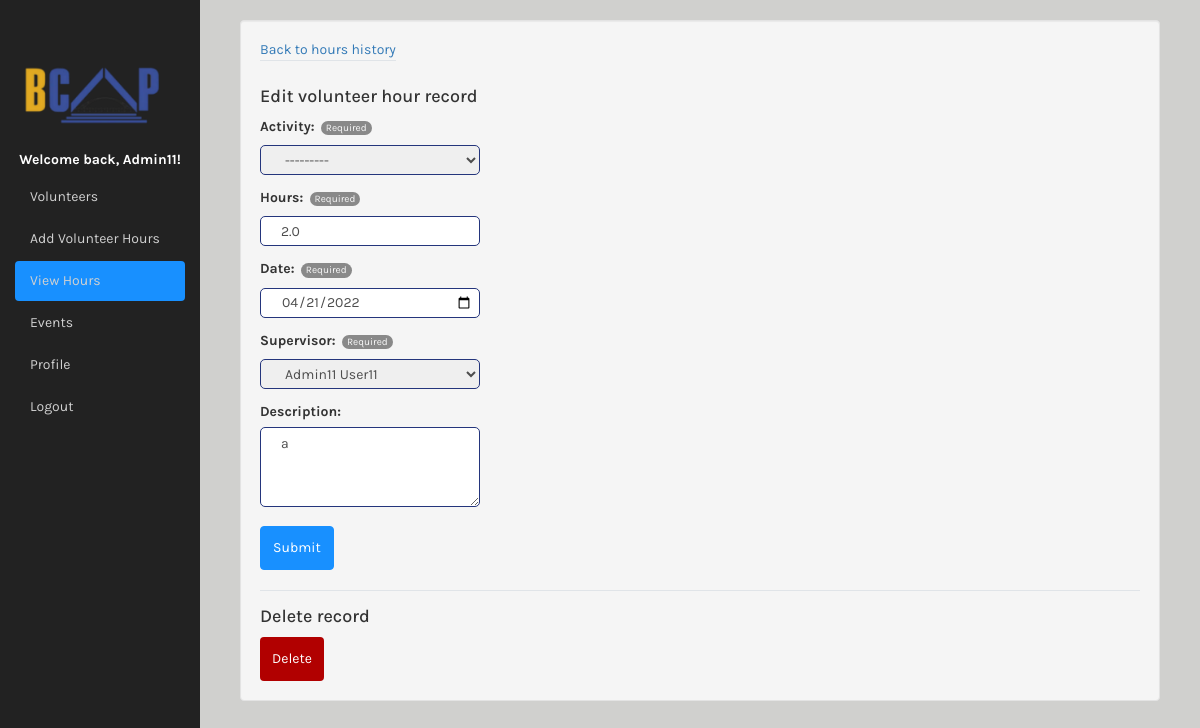
/edit_individual_hours/?id=2 (signed in), run on the app's committed database.
### bcap373_app/models.py (models this page shows, shortened)
class VolunteerRecord(models.Model):
	activity = models.ForeignKey(EventModel, on_delete=models.SET_NULL, null=True)
	hours = models.FloatField(blank=False)
	date = models.DateField(auto_now=False, auto_now_add=False, blank=False)
	supervisor = models.ForeignKey(User, on_delete=models.SET_NULL, null=True, limit_choices_to={'is_staff': True}, related_name='supervisor')
	description = models.CharField(max_length=1000, blank=True, default='')
	owner = models.ForeignKey(User, on_delete=models.CASCADE, blank=True, null=True)

### bcap373_app/views.py (the view)
# urls.py: path('edit_individual_hours/', views.edit_individual_hours, name="edit_individual_hours"),
@login_required
def edit_individual_hours(request):
   if request.user.is_staff:
      record_id = request.GET.get('id', '')
      if record_id != '':
         if request.method == "POST":
            form = VolunteerRecordForm(request.POST, instance=VolunteerRecord.objects.get(id=record_id))
            if form.is_valid():
               record = form.save(commit = False)
               record.owner = request.user
               record.save()
               messages.success(request, 'Hour record updated successfully.')
               return redirect('/history')
         else:
            try:
               form = VolunteerRecordForm(instance=VolunteerRecord.objects.get(id=record_id))
               return render(request, "edit_individual_hours.html", {"form": form, "user": request.user})
            except:
               messages.error(request, 'Invalid ID.')
               return redirect('/history')
      else:
         messages.error(request, 'Invalid ID.')
         return redirect('/history')
   else:
      messages.error(request, 'You are not authorized to perform this action.')
      return redirect('/history')

### bcap373_app/forms.py
class VolunteerRecordForm(forms.ModelForm):
    class Meta:
        model = VolunteerRecord
        fields = ('activity', 'hours', 'date', 'supervisor', 'description')
        hours = forms.FloatField(min_value=0)
        widgets = {
            'date' : DateInput(attrs={'id': 'dateTimePicker'}),
            'hours' : NumberInput(attrs={'id': 'form_hours', 'step': "0.25", 'min': 0.25}),
            'description' : forms.Textarea(attrs={'id': 'form_desc','rows':4, 'cols':20})
        }

### bcap373_app/models.py (called while the page is built)
def get_user_name(self):
	uid = self.id
	profile = Profile.objects.get(id=uid)
	return str(profile).title()

	def __str__(self):
		return self.name

	def __str__(self):
		return "{} {}".format(self.user.first_name, self.user.last_name)

### templates/edit_individual_hours.html (shortened to what this page needs)
{% extends "base.html" %}
{% load static %}
{% block pageContent %}
<div class="col-sm custom-grid">
    <div class="well">
        <div class="top-header">
            <div>
                <a href="/history">Back to hours history</a>
                <div class="tools"></div>
            </div>
        </div>
        <form method="POST" id="form" style="width: 0%;"> {% csrf_token %}
            <div class="align-fields-general">
                <h4>Edit volunteer hour record</h4>
                {% for field in form %}
                <p>
                    <div class="align-labels">
                        {% if field.field.required %}
                            {{ field.label_tag }}
                            <div class="required-circle"><p class="required-circle-inner">Required</p></div>
                        {% else %}
                            {{ field.label_tag }}
                        {% endif %} <br/>
                    </div>
                    <div class="align-fields">
                        {{ field }}
                    </div>
                </p>
                {% endfor %}
            </div>
            <button class="btn wide-btn btn-primary" type="submit" form="form">Submit</button>
        </form>
        <br/>
        <div class="tools"></div>
        <h4>Delete record</h4>
        <button class="btn btn-primary px-2 m-3 danger" type="submit" form="form"><a href="/delete_volunteer_record/?id={{request.GET.id}}" onclick="return confirm('Are you sure you would like to delete this volunteer record?')" style="color:white;">Delete</a></button>
        <br/>
    </div>
</div>
{% endblock pageContent%}

### templates/base.html (shortened to what this page needs)
{% load static %}
<!DOCTYPE html>
<html lang="en">
{% block pageHeader %}
<head>
    <link rel="stylesheet" href="https://maxcdn.bootstrapcdn.com/bootstrap/3.4.1/css/bootstrap.min.css">
    <link rel="stylesheet" type="text/css" href="{% static 'bcap373_app/css/main.css' %}">
</head>
{% endblock pageHeader%}
<body>
    <div class="container-fluid">
      <div class="row content">
        <div class="col-sm-3 sidenav hidden-xs sidebar">
            <div class = "logo1">
              <img class=" nav-bar-image" src="{% static 'bcap373_app/img/bcap373_logo.png' %}">
            </div>
            <ul class="nav nav-pills nav-stacked">
                <li><h5 class="navbar-user">Welcome back, {{ user.first_name }}!</h5></li>
                {% if user.is_staff %}
                  <li {% if request.resolver_match.url_name == 'volunteers' %}class="active"{% endif %}><a href="/volunteers">Volunteers</a></li>
                {% endif %}
                <li {% if request.resolver_match.url_name == 'add_individual_hours' %}class="active"{% endif %}><a href="/add_individual_hours">Add Volunteer Hours</a></li>
                <li {% if request.resolver_match.url_name == 'history' or request.resolver_match.url_name == 'edit_individual_hours' %}class="active"{% endif %}><a href="/history">View Hours</a></li>
                {% if user.is_staff %}
                  <li {% if request.resolver_match.url_name == 'events' or request.resolver_match.url_name == 'update_event' %}class="active"{% endif %}><a href="/events">Events</a></li>
                {% endif %}
                <li ><a href="{% url 'profile' %}">Profile</a></li>
                <li><a href="{% url 'logout' %}">Logout</a></li>
            </ul><br>
        </div>
        <br>
        {% block pageContent %}{% endblock pageContent %}
      </div>
    </div>
</body>
</html>

### bcap373_app/static/bcap373_app/css/main.css (style rules this page uses)
* { box-sizing: border-box; }
body { font-family: "Karla", sans-serif; background-color: #d0d0ce; }
.logo1 { margin-top:40px; }
.logo1 img, .nav-bar-image { width: 90%; height: 100%; }
.custom-grid { margin-left: 240px; margin-right: 40px; }
.danger { background: #b10000 !important; color: white !important; border: 0px !important; }
.top-header { display: flex; justify-content:space-between }
.navbar-user { text-align: center; font-weight: bold; color: white; }
ul.nav.nav-pills.nav-stacked a { color: #d1d1d1; }
.nav-pills>li.active>a, .nav-pills>li.active>a:focus, .nav-pills>li.active>a:hover { background-color: #1890FF; color: white; }
.btn { border: 1px solid #1890ff; }
.btn-primary { background-color: #1890FF; height: 44px; }
.sidenav { background-color: #222222; height: 100%; width: 200px !important; position: fixed; }
input, select, textarea { padding: 6px; font-size: 14px; border: 1px solid #24357c; height: 44px; width: 200px;; font-weight: normal; padding-left: 20px; color: #4D4D4D; border-radius: 5px; margin-bottom: 3px; }
input[type=number], input[type=date], select { height: 30px; }
textarea { height: 80px; }
.align-fields select, .align-fields input, .align-fields textarea { width: 100%; }
.align-fields-general { width: 220px; margin: auto; }
.align-labels { text-align: left; }
.align-fields { text-align: center; }
.tools { display: flex; justify-content: space-between; align-items: center; border-bottom: 1px solid #e0e4e8; margin-bottom: 16px; }
.required-circle-inner { position: relative; background: #898989; color: #f7f7f7; font-size: 10px; border-radius: 1em; padding: 0 0.5em; }
.tooltip-circle, .required-circle { margin-left: 3px; display: inline-block; }

### data on the page
VolunteerRecord: form "---------" "2.0" "04/21/2022" "Admin11 User11" "a"

### other printed values
{{ user.first_name }} "Admin11"
{{ field.label_tag }} "Activity:" "Hours:" "Date:" "Supervisor:"
{{ field.label_tag }} "Description:"
